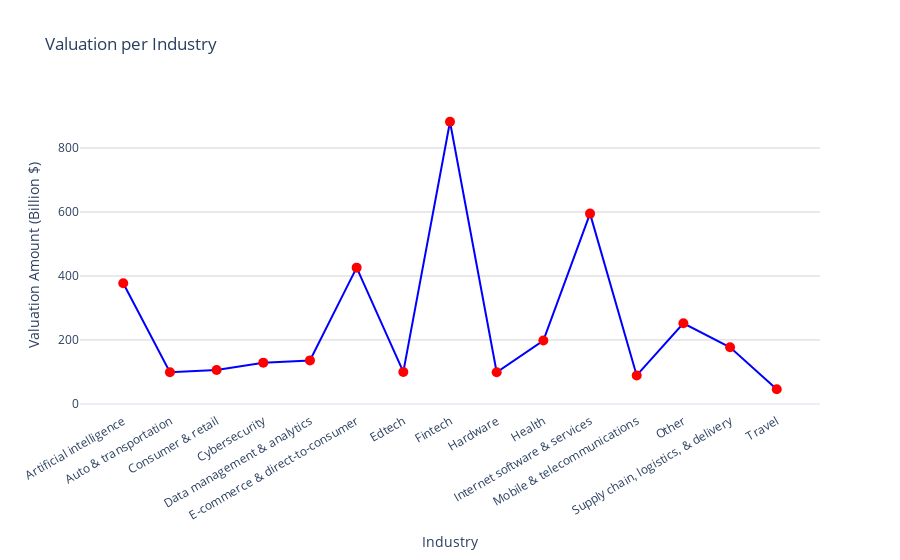

This figure's notebook cell:
### Code cell
industry_valuation = df.groupby('Industry')['Valuation(in $ Billions)'].sum().reset_index()

fig = go.Figure()

fig.add_trace(go.Scatter(
    x=industry_valuation['Industry'],
    y=industry_valuation['Valuation(in $ Billions)'],
    mode='lines+markers',
    line=dict(color='blue', width=2),
    marker=dict(color='red', size=10),
    text=industry_valuation['Valuation(in $ Billions)'],
    textposition='top center',
    hovertemplate='<b>Industry</b>: %{x}<br><b>valuation</b>: $%{y:.2f}B<br>',
))

fig.update_layout(
    title='Valuation per Industry',
    xaxis=dict(title='Industry', showgrid=False, tickangle=330),
    yaxis=dict(title='Valuation Amount (Billion $)', showgrid=True, gridwidth=1, gridcolor='lightgray'),
    template='plotly_white',
    showlegend=False,
)

fig.show()

### Figure 1 — Plotly figure (JSON) as saved in the notebook; plotly's stock layout.template omitted (floating-point values rounded to 4 significant figures)
{"data": [{"hovertemplate": "<b>Industry</b>: %{x}<br><b>valuation</b>: $%{y:.2f}B<br>", "line": {"color": "blue", "width": 2}, "marker": {"color": "red", "size": 10}, "mode": "lines+markers", "text": [377, 99, 106, 129, 136, 426, 100, 882, 99, 198, 595, 89, 252, 177, 46], "textposition": "top center", "type": "scatter", "x": ["Artificial intelligence", "Auto & transportation", "Consumer & retail", "Cybersecurity", "Data management & analytics", "E-commerce & direct-to-consumer", "Edtech", "Fintech", "Hardware", "Health", "Internet software & services", "Mobile & telecommunications", "Other", "Supply chain, logistics, & delivery", "Travel"], "y": [377, 99, 106, 129, 136, 426, 100, 882, 99, 198, 595, 89, 252, 177, 46]}], "layout": {"showlegend": false, "title": {"text": "Valuation per Industry"}, "xaxis": {"showgrid": false, "tickangle": -30, "title": {"text": "Industry"}}, "yaxis": {"gridcolor": "lightgray", "gridwidth": 1, "showgrid": true, "title": {"text": "Valuation Amount (Billion $)"}}}}
